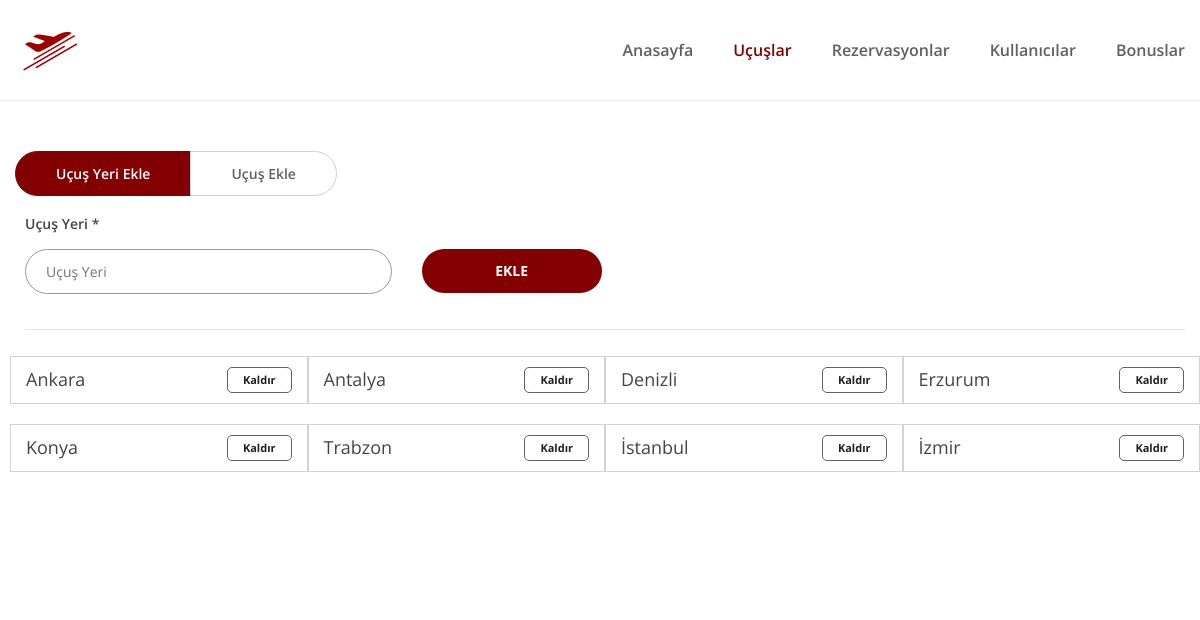
/admin (signed in), run on the app's committed database.
### app.py (models this page shows)
    class UcusYeri(db.Model):
        __tablename__ = 'ucus_yeri'
        id = db.Column(db.Integer(), primary_key=True)
        name = db.Column(db.String(100), nullable=False, server_default='')

### app.py (the view)
    @app.route('/admin')
    @roles_required('Admin')
    def admin_index():
        ucus_yerleri = UcusYeri.query.order_by(UcusYeri.name).all()
        ucuslar = Ucuslar.query.order_by(Ucuslar.departure).all()
        return render_template('admin/index.html', ucus_yerleri = ucus_yerleri, ucuslar = ucuslar)

### templates/admin/index.html (shortened to what this page needs)
{% include 'admin/header.html' %}
<div class="page-section section pt-50 pb-50">
  <div class="container">
    <div class="col-12 pl-0">
        <ul class="nav nav-tabs-two">
            <li><a class="active" data-toggle="tab" href="#ucusyeri">Uçuş Yeri Ekle</a></li>
            <li><a data-toggle="tab" href="#ucus">Uçuş Ekle</a></li>
        </ul>
    </div>
    <div class="tab-content clearfix pt-20 pb-20 pl-10">
      <div class="tab-pane active" id="ucusyeri">
        <form id="contact-form" action="/admin/ucus_yeri" method="post" class="contact-form mb-30">
            <div class="row">
                <div class="col-md-4 col-12 mb-5">
                    <label for="ucus_yeri">Uçuş Yeri *</label>
                    <input id="ucus_yeri" type="text" name="ucus_yeri" placeholder="Uçuş Yeri" required>
                </div>
                <div class="col-md-4 col-12">
                   <button type="submit" class="city-fly mt-10 btn btn-round btn-block">Ekle</button>
                </div>
            </div>
        </form>
        <hr>
        <div class="row mb-90">
          {% for yer in ucus_yerleri: %}
          <div class="col-lg-3 mt-10 mb-10 pt-10 pb-10">
            <span style="font-size:18px;">{{yer.name}}</span>
            <a href="/admin/ucus_yeri_sil/{{yer.id}}" class="btn btn-small btn-radius hover-theme yer_sil ml-10 mb-0">Kaldır</a>
          </div>
          {% endfor %}
        </div>
      </div>
    </div>
  </div>
</div>
{% include 'admin/footer.html' %}

### templates/admin/index.html (style rules this page uses)
.city-fly { border-radius: 24px; border: none; background-color: #830002; color: #fff; padding: 10px 30px; font-size: 14px; z-index: 0; width: 180px; }
.yer_sil { padding-bottom: 0 !important; padding-top: 0 !important; text-transform: capitalize; outline: none; float: right; }
.col-lg-3.mt-10.mb-10 { border: solid 1px #d3d3d3; }

### data on the page
UcusYeri: name "Ankara"
UcusYeri: name "Antalya"
UcusYeri: name "Denizli"
UcusYeri: name "Erzurum"
UcusYeri: name "Konya"
UcusYeri: name "Trabzon"
UcusYeri: name "İstanbul"
UcusYeri: name "İzmir"
